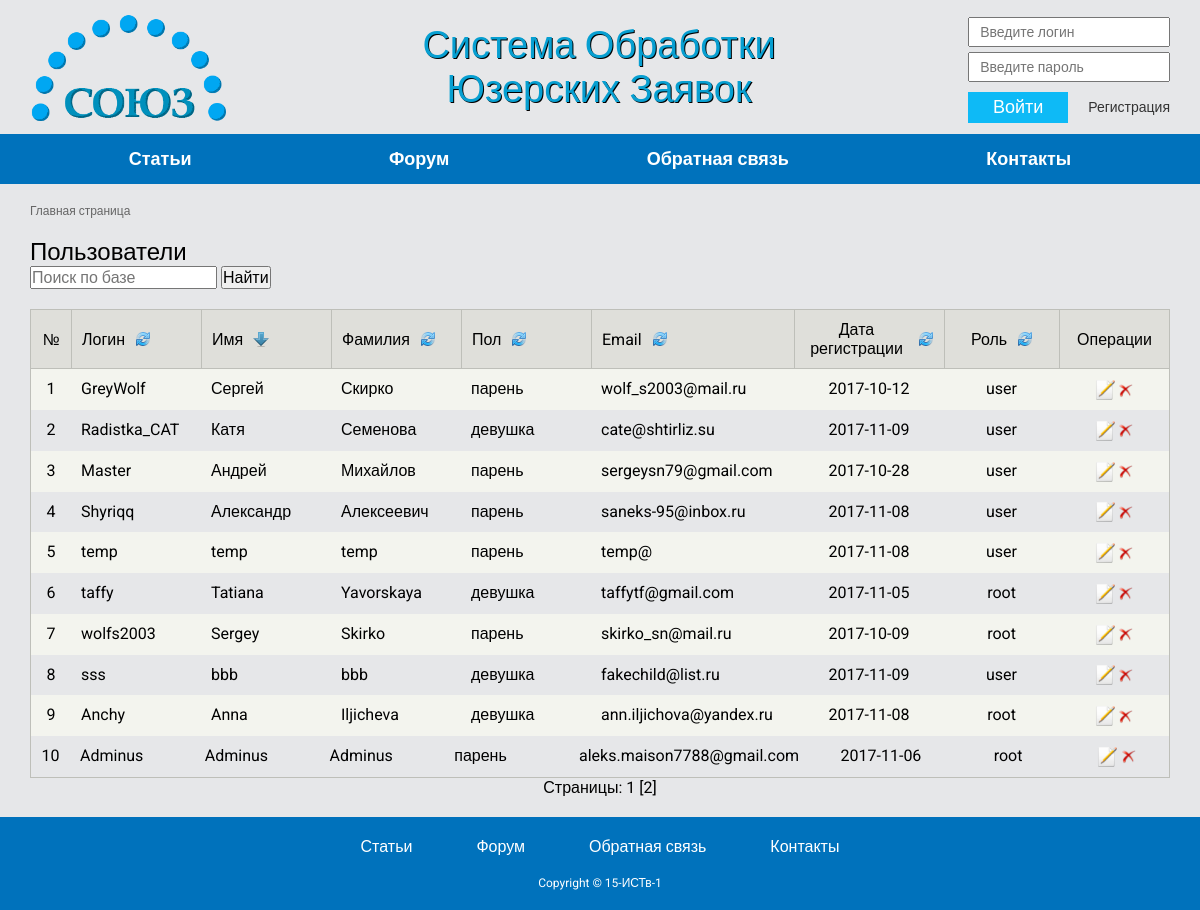
Screenshot of /control-user.php?sort=2 with the database file from the repository.
### tables this page shows
CREATE TABLE IF NOT EXISTS `Users` (
  `id` int(11) NOT NULL AUTO_INCREMENT,
  `login` varchar(50) NOT NULL,
  `pass` varchar(50) NOT NULL,
  `email` varchar(50) NOT NULL,
  `name` varchar(50) NOT NULL,
  `surname` varchar(50) NOT NULL,
  `level_id` int(50) NOT NULL,
  `reg_date` date NOT NULL,
  `gender` int(3) NOT NULL,
  PRIMARY KEY (`id`),
  KEY `level_id` (`level_id`)
);

### action/showusers.php (called while the page is built, shortened)
<?php
	$sort_id = array ('login','name','surname','gender','email','reg_date','level_id');
	$user_level = array('root', 'admin', 'user');
	$user_gender = array('девушка', 'парень');
	$dir = array('login'=>'arrow.png', 'name'=>'arrow.png', 'surname'=>'arrow.png', 'gender'=>'arrow.png', 'email'=>'arrow.png', 'reg_date'=>'arrow.png', 'level_id'=>'arrow.png');
	if(isset($_GET['sort'])) {
		$a = $_SESSION['direct'];
		++$a;
		if($a%=2){
			$direct = 'DESC';
			$asc = '22.png';
		}
		else{
			$direct = 'ASC';
			$asc = '21.png';
		}
		$get_sort= filter_input(INPUT_GET, 'sort', FILTER_VALIDATE_INT);
		$sort_key=$sort_id[$get_sort-1];
		$dir[$sort_key] = $asc;
	}
	$per_page = 10;
	if (isset($_GET['page'])) {
		$page = ($_GET['page']-1);
	} else { $page = 0; }
	$start = abs($page*$per_page);
	if(isset($_POST['search']))
	{
		$search_clear = htmlentities(mysql_real_escape_string($_POST['search']), ENT_QUOTES, 'UTF-8');
		$search = $search_clear;
		$users = search_user($link, $search);
		$show_pag = 0;
	}
	else{
	$users = Show_Users ($link, $sort_key, $direct, $start, $per_page);
	$show_pag = 1;
	}
	if(!$total_rows = Count_Show_Users($link, $sort_key, $direct))
		echo "jgb";
	else
	$num_pages = ceil($total_rows/$per_page);
?>

### func/db.php (called while the page is built, shortened)
<?php
function Show_Users ($connection, $sort, $direct, $start, $per_page)
{
	if(isset($sort) AND isset($direct)){
		$search = "SELECT * FROM Users ORDER BY $sort $direct LIMIT $start, $per_page";
	}
	else {
		$search = "SELECT * FROM Users ORDER BY id ASC LIMIT $start, $per_page";
	}
    $result = $connection->query ($search);
    $rows = $result->num_rows;
    if (!$rows) return false;
    else
    {
        $array = array ();
        for ($i=0; $i<$rows; $i++)
        {
            $result->data_seek ($i);
            $row =$result->fetch_array (MYSQLI_ASSOC);
            $array["$i"] = $row;
        }
    }
    return $array;
}
function Count_Show_Users($connection, $sort, $direct){
	if(isset($sort) AND isset($direct)){
		$q = "SELECT * FROM Users ORDER BY $sort $direct";
	}
	else {
		$q = "SELECT * FROM Users ORDER BY id ASC";
	}
	$result = $connection->query ($q);
    $rows = $result->num_rows;
	if (!$rows) return false;
    else
    {return $rows;}
}

### blocks/cu-personal.php (the view)
<div class="control-user">
	<div class="control-user__wrap">
		<p class="control-user__title">Пользователи</p>
<?php
	require_once '/blocks/cu_search.php';
	require_once '/action/showusers.php';
?>
		<div class="control-user__manage-table">
			<div class="manage-table manage-table_control-user">
				<div class="manage-table__header">
					<div class="manage-table__row manage-table__row_header">
						<div class="manage-table__cell manage-table__cell_header manage-table__cell_number">
							№
						</div>
						<div class="manage-table__cell manage-table__cell_header manage-table__cell_login">
							<a href='<?= $_SERVER[PHP_SELF] ?>?sort=1' title='Сортировка по логину' class='manage-table__title-column'>
								<span class=''>Логин</span>
								<img class='manage-table__sort-image' src='/images/<?= $dir[login] ?>' alt=''>
							</a>
						</div>
						<div class="manage-table__cell manage-table__cell_header manage-table__cell_username">
							<a href='<?= $_SERVER[PHP_SELF] ?>?sort=2' title='Сортировка по имени' class='manage-table__title-column'>
								<span class=''>Имя</span>
								<img class='manage-table__sort-image' src='/images/<?= $dir[name] ?>' alt=''>
							</a>
						</div>
						<div class="manage-table__cell manage-table__cell_header manage-table__cell_surname">
							<a href='<?= $_SERVER[PHP_SELF] ?>?sort=3' title='Сортировка по фамилии' class='manage-table__title-column'>
								<span class=''>Фамилия</span>
								<img class='manage-table__sort-image' src='/images/<?= $dir[surname] ?>' alt=''>
							</a>
						</div>
						<div class="manage-table__cell manage-table__cell_header manage-table__cell_surname">
							<a href='<?= $_SERVER[PHP_SELF] ?>?sort=4' title='Сортировка по полу' class='manage-table__title-column'>
								<span class=''>Пол</span>
								<img class='manage-table__sort-image' src='/images/<?= $dir[gender] ?>' alt=''>
							</a>
						</div>
						<div class="manage-table__cell manage-table__cell_header manage-table__cell_email">
							<a href='<?= $_SERVER[PHP_SELF] ?>?sort=5' title='Сортировка по email' class='manage-table__title-column'>
								<span class=''>Email</span>
								<img class='manage-table__sort-image' src='/images/<?= $dir[email] ?>' alt=''>
							</a>
						</div>
						<div class="manage-table__cell manage-table__cell_header manage-table__cell_date">
							<a href='<?= $_SERVER[PHP_SELF] ?>?sort=6' title='Сортировка по дате регистрации' class='manage-table__title-column'>
								<span class=''>Дата регистрации</span>
								<img class='manage-table__sort-image' src='/images/<?= $dir[reg_date] ?>' alt=''>
							</a>
						</div>
						<div class="manage-table__cell manage-table__cell_header manage-table__cell_lvl">
							<a href='<?= $_SERVER[PHP_SELF] ?>?sort=7' title='Сортировка по уровню' class='manage-table__title-column'>
								<span class=''>Роль</span>
								<img class='manage-table__sort-image' src='/images/<?= $dir[level_id] ?>' alt=''>
							</a>
						</div>
						<div class="manage-table__cell manage-table__cell_header manage-table__cell_admintools">
							Операции
						</div>
					</div>
				</div>
				<div class="manage-table__body">
					<?php foreach($users as $i => $user) { ?>
						<div class="manage-table__row manage-table__row_body">
							<div class="manage-table__cell manage-table__cell_body manage-table__cell_number">
								<?= $i+1 ?>
							</div>
							<div class="manage-table__cell manage-table__cell_body manage-table__cell_login">
								<?= $user['login'] ?>
							</div>
							<div class="manage-table__cell manage-table__cell_body manage-table__cell_username">
								<?= $user['name'] ?>
							</div>
							<div class="manage-table__cell manage-table__cell_body manage-table__cell_surname">
								<?= $user['surname'] ?>
							</div>
							<div class="manage-table__cell manage-table__cell_body manage-table__cell_surname">
								<?= $user_gender[$user['gender']] ?>
							</div>
							<div class="manage-table__cell manage-table__cell_body manage-table__cell_email">
								<?= $user['email'] ?>
							</div>
							<div class="manage-table__cell manage-table__cell_body manage-table__cell_date">
								<?= $user['reg_date'] ?>
							</div>
							<div class="manage-table__cell manage-table__cell_body manage-table__cell_lvl">
								<?= $user_level[$user['level_id']-1] ?>
							</div>
							<div class="manage-table__cell manage-table__cell_body manage-table__cell_admintools">
								<a href='/control-user-edit.php?edit=<?= $user['id'] ?>'>
									<img src='/images/edit.png' width='20' height='20'>
								</a>
								<a href='/control-user-edit.php?delete=<?= $user['id'] ?>'>
									<img src='/images/delete.png' width='15' height='15'>
								</a>
							</div>
						</div>
					<?php } ?>
				</div>
			</div>
		</div>
	</div>
</div>
<?php if($show_pag!=0){ ?>
<div class='pagination'>Страницы:
	<?php for($i=1; $i<=$num_pages; $i++) { ?>
			<?php if ($i-1 == $page) { ?>
				<?= $i ?>
			<?php } else { ?>
			<a href='<?= $_SERVER[PHP_SELF] ?>?page=<?= $i ?>'>[<?= $i ?>]</a>
			<?php } ?>
	<?php } ?>
<?php }?>
</div>

### css/index.css (style rules this page uses)
*, h1, p, body { margin: 0; padding: 0; -webkit-box-sizing: border-box; -moz-box-sizing: border-box; box-sizing: border-box; color: inherit; font-size: inherit; font-weight: inherit; font-family: inherit; outline: inherit; line-height: inherit; -webkit-user-select: inherit; -moz-user-select: inherit; -ms-user-select: inherit; user-select: inherit; text-decoration: inherit; letter-spacing: inherit; }
html { height: 100%; }
body { background-color: #e6e7e9; font-family: 'Roboto', sans-serif; height: 100%; }
img { vertical-align: middle; }
.manage-table_control-user { min-width: 1024px; }
.manage-table { border: 1px solid #bebfb9; box-shadow: 0 3px 4px rgba(0,0,0,0.25); }
.manage-table__header { border-bottom: 1px solid #bebfb9; }
.manage-table__row { display: -webkit-flex; display: -moz-flex; display: -ms-flex; display: -o-flex; display: flex; padding: 0; }
.manage-table__row_header { background-color: #DFDFDA; }
.manage-table__row_body:nth-child(odd) { background-color: #F3F4EE; }
.manage-table__cell { padding: 10px; }
.manage-table__cell_header { align-items: center; display: -webkit-flex; display: -moz-flex; display: -ms-flex; display: -o-flex; display: flex; }
.manage-table__cell_header:not(:first-child) { border-left: 1px solid #bebfb9; }
.manage-table__cell_date { flex-basis: 150px; text-align: center; justify-content: center; }
.manage-table__title-column { display: -webkit-flex; display: -moz-flex; display: -ms-flex; display: -o-flex; display: flex; align-items: center; }
.manage-table__sort-image { margin-left: 10px; }
.manage-table__cell_number { flex-basis: 40px; text-align: center; justify-content: center; }
.manage-table__cell_login, .manage-table__cell_username, .manage-table__cell_surname { flex-basis: 130px; }
.manage-table__cell_email { flex-grow: 1; }
.manage-table__cell_lvl { flex-basis: 115px; text-align: center; justify-content: center; }
.manage-table__cell_admintools { flex-basis: 110px; text-align: center; justify-content: center; }
.control-user__title { font-size: 24px; font-weight: 500; }
.control-user__manage-table { margin-top: 20px; overflow-x: auto; }
.pagination { text-align: center; }

### rows the page displays
users: login "GreyWolf", name "Сергей", surname "Скирко", gender "парень", email "wolf_s2003@mail.ru", reg_date "2017-10-12", level "user"
users: login "Radistka_CAT", name "Катя", surname "Семенова", gender "девушка", email "cate@shtirliz.su", reg_date "2017-11-09", level "user"
users: login "Master", name "Андрей", surname "Михайлов", gender "парень", email "sergeysn79@gmail.com", reg_date "2017-10-28", level "user"
users: login "Shyriqq", name "Александр", surname "Алексеевич", gender "парень", email "saneks-95@inbox.ru", reg_date "2017-11-08", level "user"
users: login "temp", name "temp", surname "temp", gender "парень", email "temp@", reg_date "2017-11-08", level "user"
users: login "taffy", name "Tatiana", surname "Yavorskaya", gender "девушка", email "taffytf@gmail.com", reg_date "2017-11-05", level "root"
users: login "wolfs2003", name "Sergey", surname "Skirko", gender "парень", email "skirko_sn@mail.ru", reg_date "2017-10-09", level "root"
users: login "sss", name "bbb", surname "bbb", gender "девушка", email "fakechild@list.ru", reg_date "2017-11-09", level "user"
users: login "Anchy", name "Anna", surname "Iljicheva", gender "девушка", email "ann.iljichova@yandex.ru", reg_date "2017-11-08", level "root"
users: login "Adminus", name "Adminus", surname "Adminus", gender "парень", email "aleks.maison7788@gmail.com", reg_date "2017-11-06", level "root"
